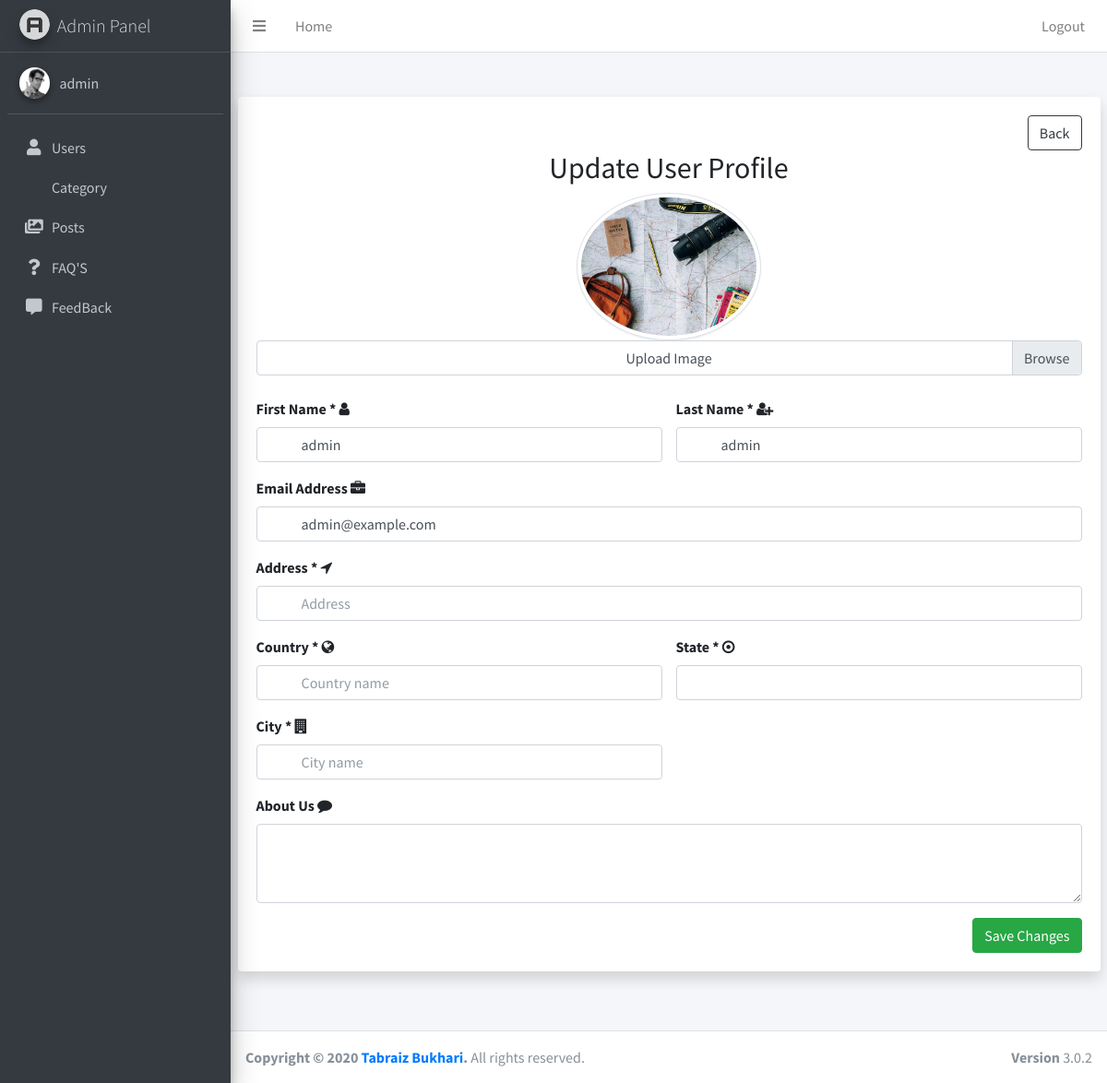
Page /admin/pages/useredit?el=4 (signed in) on the committed database.
### tables this page shows
CREATE TABLE `users` (
  `id` int(12) UNSIGNED NOT NULL,
  `username` varchar(50) DEFAULT NULL,
  `firstname` varchar(50) NOT NULL,
  `lastname` varchar(50) NOT NULL,
  `email` varchar(50) DEFAULT NULL,
  `password` varchar(50) DEFAULT NULL,
  `image` varchar(50) DEFAULT NULL,
  `country` varchar(50) DEFAULT NULL,
  `city` varchar(50) DEFAULT NULL,
  `state` varchar(50) DEFAULT NULL,
  `address` varchar(50) DEFAULT NULL,
  `contact_no` varchar(50) DEFAULT NULL,
  `aboutus` varchar(500) DEFAULT NULL,
  `usertype` enum('admin','user') NOT NULL,
  `status` enum('1','0') DEFAULT '0',
  `reg_date` timestamp NOT NULL DEFAULT current_timestamp() ON UPDATE current_timestamp()
);

### admin/includes/function.php (called while the page is built, shortened)
<?php
     function getuser($id)
    {
        global $conn;
        $stmt   =   $conn->prepare("SELECT * FROM users WHERE id ='$id'");
        $stmt->execute();
        $result = $stmt->fetch();
        return $result;
    }
?>

### admin/pages/useredit.php (the view, shortened to what this page needs)
<?php include '../includes/header.php' ?>
 <?php include '../includes/navbar.php' ?>
 <?php include '../includes/sidebar.php' ?>
<?php
    if(isset($_GET['el']))
        {
            $id     = $_GET['el'];
            $user   = getuser($id);
        }
?>
 <div class="content-wrapper">
<section class="section pb-3 py-5">
<div class="container">
    <div class="row justify-content-center">
        <div class="col-lg-12">
            <div class="card border-0 rounded shadow">
                <div class="card-body">
                <div class="row ">
                    <div class="col-12">
                    <a href="user" class="btn btn-outline-dark float-right" >  Back </a>
                    </div>
                </div>
                    <h2 class=" text-center">Update User Profile</h2>
                    <div class=" d-flex justify-content-center d-sm-flex">
                    <?php if(isset($user['image'])){ ?>
                        <img src="<?php echo $user['image']; ?>" width='200' height="180" id="profilepic" class="avatar img-circle img-thumbnail" alt="avatar">
                        <?php  }else{ ?>
                        <img src="http://ssl.gstatic.com/accounts/ui/avatar_2x.png" id="profilepic" class="avatar img-circle img-thumbnail" alt="avatar">
                        <?php  } ?>
                    </div>
                    <div class="custom-file">
                        <label class="custom-file-label btn btn-primary" for="inputGroupFile02">Upload Image</label>
                    </div>
                    <form  method="POST" enctype="multipart/form-data">
                        <div class="row mt-4">
                            <div class="col-md-6">
                                <div class="form-group ">
                                    <label>First Name <span class="required">*</span></label>
                                    <i class="fa fa-user icon-sm icons"></i>
                                    <input type="text" class="form-control pl-5 " name="firstname"  placeholder="First Name" value="<?php echo isset($_POST["firstname"]) ? $_POST["firstname"] : $user['firstname']; ?>" required>
                                </div>
                            </div>
                            <div class="col-md-6">
                                <div class="form-group ">
                                    <label>Last Name <span class="required">*</span></label>
                                    <i class="fa fa-user-plus icon-sm icons"></i>
                                    <input type="text" name="lastname" id="lastname" value="<?php echo isset($_POST["lastname"]) ? $_POST["lastname"] : $user['lastname']; ?> " class="pl-5 form-control" required placeholder="Last Name">
                                </div>
                            </div>
                            <div class="col-md-12">
                                <div class="form-group ">
                                    <label>Email Address <span class="text-muted"></span></label>
                                    <i class="fa fa-briefcase icon-sm icons"></i>
                                    <input type="text" class="form-control pl-5" placeholder="Email Address" id="email" name="email" value="<?php echo isset($_POST["email"]) ? $_POST["email"] : $user['email']; ?> " >
                                </div>
                            </div>
                            <div class="col-md-12">
                                <div class="form-group ">
                                    <label>Address <span class="required">*</span></label>
                                    <i class="fa fa-location-arrow icon-sm icons"></i>
                                    <input type="text" class="form-control pl-5 "  placeholder="Address"  name="address"  required value="<?php echo isset($_POST["address"]) ? $_POST["address"] : $user['address']; ?>" >
                                </div>
                            </div>
                            <div class="col-md-6">
                                <div class="form-group ">
                                    <label>Country <span class="required">*</span></label>
                                    <i class="fa fa-globe icon-sm icons"></i>
                                    <input type="text" class="form-control pl-5"  placeholder="Country name"   name="country"  required value="<?php echo isset($_POST["country"]) ? $_POST["country"] : $user['country']; ?>" >
                                </div>
                            </div>
                            <div class="col-md-6">
                                <div class="form-group ">
                                    <label>State <span class="required">*</span></label>
                                    <i class="fa fa-dot-circle-o icon-sm icons"></i>
                                    <input type="text" class="form-control pl-5"  placeholder="State name"  name="state"  required value="<?php echo isset($_POST["state"]) ? $_POST["state"] : $user['state']; ?> " >
                                </div>
                            </div>
                            <div class="col-md-6">
                                <div class="form-group ">
                                    <label>City <span class="required">*</span></label>
                                    <i class="fa fa-building icon-sm icons"></i>
                                    <input type="text" class="form-control pl-5"  placeholder="City name" name="city"  required value="<?php echo isset($_POST["city"]) ? $_POST["city"] : $user['city']; ?>" >
                                </div>
                            </div>
                            <div class="col-md-12">
                                <div class="form-group ">
                                    <label>About Us</label>
                                    <i class="fa fa-comment icon-sm icons"></i>
                                    <textarea class="form-control pl-5" name="aboutus"    rows="3"><?php echo isset($_POST["aboutus"]) ? $_POST["aboutus"] : $user['aboutus']; ?> </textarea>
                                </div>
                            </div>
                        </div>
                        <div class="row">
                            <div class="col-sm-12">
                                <input type="submit" id="submit" name="save"  class="btn btn-success float-right" value="Save Changes">
                            </div>
                        </div>
                    </form>
                </div>
            </div>
        </div>
    </div>
</div>
</section>
</div>
    <?php include '../includes/footer.php' ?>

### rows in the picture
users: image (picture), firstname "admin", lastname "admin", email "admin@example.com"

### other values in the picture
$_SESSION['firstname'] "admin"
